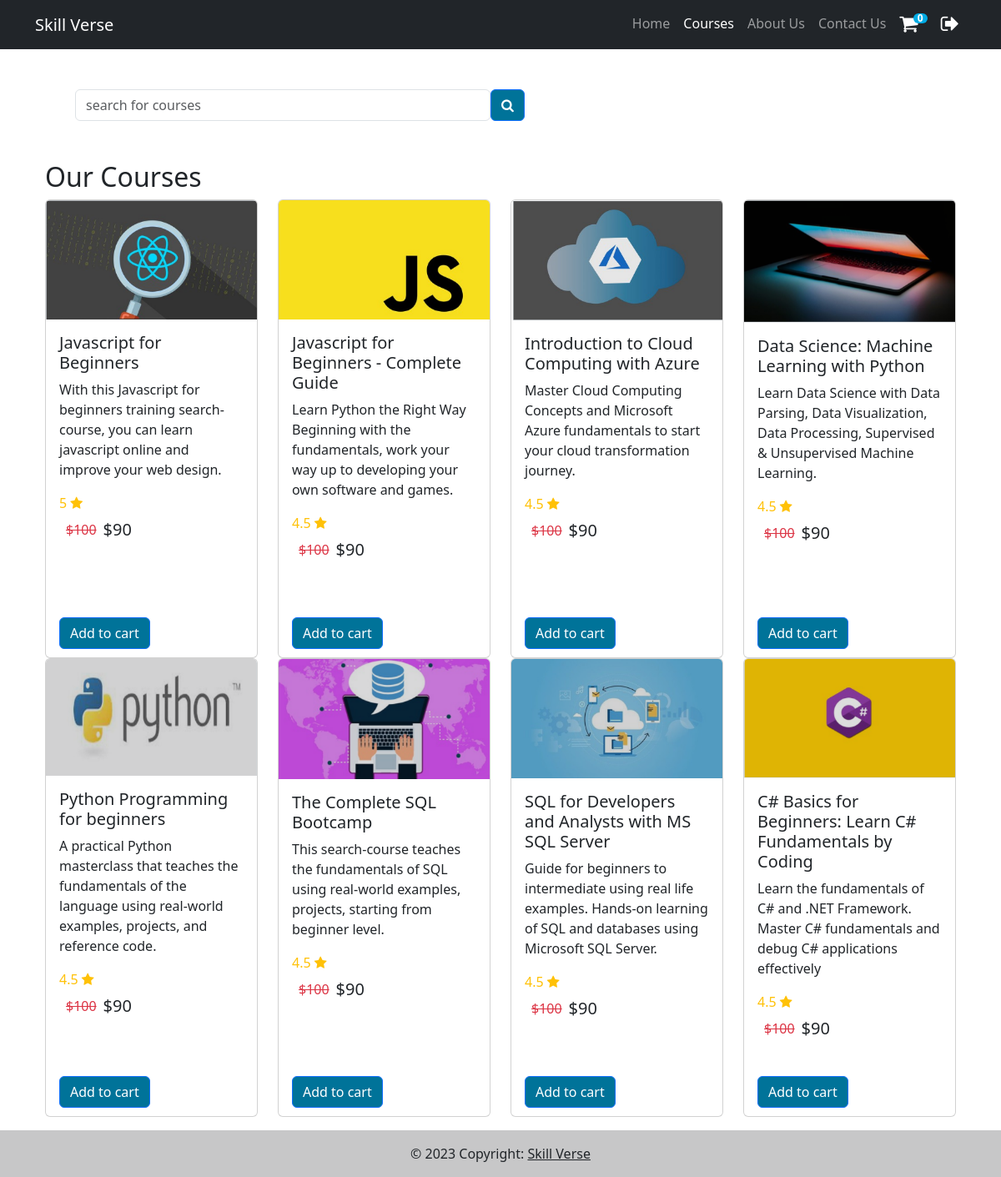
The page /courses (signed in) on the database its author committed.
### tables this page shows
CREATE TABLE courses (
    id TEXT, 
    image TEXT, 
    name TEXT, 
    description TEXT, 
    price TEXT, 
    discounted_price TEXT, 
    rating TEXT);

### app.py (the view)
@app.route("/courses", methods=["GET", "POST"])
@login_required
def courses():
    if request.method == "POST":
        conn = get_db_connection()
        searchtext = request.form.get("searchtext")
        if searchtext == "":
            courses = conn.execute('SELECT * FROM courses').fetchall()
            conn.close()
            return render_template('courses.html', courses=courses)
        else:
            filtered = conn.execute(f"SELECT * FROM courses where name LIKE '%{searchtext}%' or description like '%{searchtext}%'").fetchall()
            conn.close()
            return render_template('courses.html', courses=filtered, searchtext=searchtext)
    else:
        conn = get_db_connection()
        courses = conn.execute('SELECT * FROM courses').fetchall()
        conn.close()
        return render_template('courses.html', courses=courses)

### app.py (called while the page is built)
def get_db_connection():
    conn = sqlite3.connect('database.db')
    conn.row_factory = sqlite3.Row
    return conn

@login_manager.user_loader
def load_user(email_id):
    conn = get_db_connection()
    user = conn.execute(f"SELECT * FROM users WHERE email = '{email_id}'").fetchone()
    conn.close()
    if not user:
        return None
    return User(user['name'], user['email'], user['password'])

### templates/courses.html (shortened to what this page needs)
{% extends "layout.html" %}
{% set active_page = "courses" %}
{% block content %}
<section id="search-container" class="container mr-auto ms-auto pt-10">
    <div class="row input-group align-items-center py-5 px-5">
        <form method="post" action="{{ url_for('courses')}}" id="search_form">
            <div class="row form-outline g-0">
                <div class="col-6">
                    <input id="search-focus" value="{{searchtext}}"  name="searchtext" type="search" onsearch="onSearch()" placeholder="search for courses" class="form-control" />
                </div>
                <div class="col-6">
                    <button type="submit" class="btn btn-primary">
                        <i class="fa fa-search"></i>
                    </button>
                </div>
            </div>
        </form>
    </div>
    <div class="container">
        {% if searchtext %}
        <h2>Search results for "{{searchtext}}"</h2>
        {% else %}
        <h2>Our Courses</h2>
        {% endif %}
        <div id="course-section" class="row mb-3">
            {% for course in courses %}
            <div class="col-sm-12 col-lg-3 col-md-6 mb-4 mb-lg-0">
                <div class="card course-card">
                    <img src="{{course.image}}" class="card-img-top"
                        alt="{{course.name}}" />
                    <div class="card-body">
                        <h5 class="mb-2">{{course.name}}</h5>
                        <p>{{course.description}}</p>
                        <div class="d-flex mb-2">
                            <div class="mr-auto text-warning">
                                {{course.rating}}
                                <i class="fa fa-star"></i>
                            </div>
                        </div>
                        <div class="d-flex mb-3">
                            <p class="text-danger mx-2"><s>{{course.price}}</s></p>
                            <h5 class="text-dark mb-0">{{course.discounted_price}}</h5>
                        </div>
                        <button data-id={{course.id}} href="{{ url_for('cart') }}" class="btn btn-primary add-to-cart">Add to cart</button>
                    </div>
                </div>
            </div>
            {% endfor %}
        </div>
    </div>
</section>
{% endblock %}

### templates/layout.html (shortened to what this page needs)
{% set active_page = active_page|default('index') -%}
<!DOCTYPE html>
<html lang="en">
<head>
    <link href="https://cdn.jsdelivr.net/npm/bootstrap@5.3.0-alpha3/dist/css/bootstrap.min.css" rel="stylesheet"
>
    <link rel="stylesheet" href="https://cdnjs.cloudflare.com/ajax/libs/font-awesome/4.7.0/css/font-awesome.min.css">
    <link rel="stylesheet" href="{{ url_for('static', filename='css/style.css')}}">
</head>
    <body>
        <nav class="navbar navbar-expand-md bg-dark navbar-dark sticky-top" id="main-nav">
            <div class="container">
                <a href="{{ url_for('home') }}" class="navbar-brand">Skill Verse</a>
                <div class="collapse navbar-collapse" id="navbarCollapse">
                    <ul class="nav navbar-nav ms-auto mb-2 mb-lg-0">
                        <li class="nav-item">
                            <a href="{{ url_for('home') }}" {% if active_page == 'home' %} class="nav-link active" {% else %} class="nav-link" {% endif
                                %}>Home</a>
                        </li>
                        {% if current_user.is_authenticated %}
                        <li class="nav-item">
                            <a href="{{ url_for('courses') }}" {% if active_page == 'courses' %} class="nav-link active" {% else %} class="nav-link" {% endif
                                %}>Courses</a>
                        </li>
                        {% endif %}
                        <li class="nav-item">
                            <a href="{{ url_for('aboutus') }}" {% if active_page == 'aboutus' %} class="nav-link active" {% else %} class="nav-link" {% endif
                                %}>About Us</a>
                        </li>
                        <li class="nav-item">
                            <a href="{{ url_for('contact') }}" {% if active_page == 'contact' %} class="nav-link active" {% else %} class="nav-link" {% endif
                                %}>Contact Us</a>
                        </li>
                        {% if current_user.is_authenticated %}
                        <li id="cart-link" class="nav-item">
                            <a href="{{ url_for('cart') }}" class="nav-link cart px-2">
                                <i class="fa" style="font-size:24px; color: white;">&#xf07a;</i>
                                <span class='badge cart-badge cart-badge-count'>0</span>
                            </a>
                        </li>
                        <li id="logout-link" class="nav-item">
                            <a href="{{ url_for('logout') }}" class="nav-link cart px-2">
                                <i class="fa" style="font-size:24px; color: white;">&#xf08b;</i>
                            </a>
                        </li>
                        {% endif %}
                    </ul>
                </div>
            </div>
        </nav>
        <div class="body-content">
            {% block content %}
            {% endblock %}
        </div>
        <footer class="bg-light text-center text-lg-start">
            <div class="text-center p-3" style="background-color: rgba(0, 0, 0, 0.2);">
                © 2023 Copyright:
                <a class="text-dark" href="{{ url_for('home') }}">Skill Verse</a>
            </div>
        </footer>
    </body>
</html>

### static/css/style.css (style rules this page uses)
:root { --success-color: #2ecc71; --error-color: #e74c3c; --brand-color-1: #E9F1FA; --brand-color-2: #007399; --brand-color-3: #00ABE4; }
.btn-primary, .btn-primary:hover, .btn-primary:active, .btn-primary:visited { background-color: var(--brand-color-2) !important; }
.cart-badge { padding-left: 9px; padding-right: 9px; -webkit-border-radius: 9px; -moz-border-radius: 9px; border-radius: 9px; }
.cart-badge-count { font-size: 12px; background: var(--brand-color-3); color: #fff; padding: 0 5px; vertical-align: top; margin-left: -10px; }
#course-section { min-height: 100vh; }
.course-card { height: 550px; }
.add-to-cart { position: absolute; bottom: 10px; }

### rows shown on the page
courses: image (picture), name "Javascript for Beginners", description "With this Javascript for beginners training search-course, you can learn javascript online and improve your web design.", rating "5", price "$100", discounted_price "$90"
courses: image (picture), name "Javascript for Beginners - Complete Guide", description "Learn Python the Right Way Beginning with the fundamentals, work your way up to developing your own software and games.", rating "4.5", price "$100", discounted_price "$90"
courses: image (picture), name "Introduction to Cloud Computing with Azure", description "Master Cloud Computing Concepts and Microsoft Azure fundamentals to start your cloud transformation journey.", rating "4.5", price "$100", discounted_price "$90"
courses: image (picture), name "Data Science: Machine Learning with Python", description "Learn Data Science with Data Parsing, Data Visualization, Data Processing, Supervised & Unsupervised Machine Learning.", rating "4.5", price "$100", discounted_price "$90"
courses: image (picture), name "Python Programming for beginners", description "A practical Python masterclass that teaches the fundamentals of the language using real-world examples, projects, and reference code.", rating "4.5", price "$100", discounted_price "$90"
courses: image (picture), name "The Complete SQL Bootcamp", description "This search-course teaches the fundamentals of SQL using real-world examples, projects, starting from beginner level.", rating "4.5", price "$100", discounted_price "$90"
courses: image (picture), name "SQL for Developers and Analysts with MS SQL Server", description "Guide for beginners to intermediate using real life examples. Hands-on learning of SQL and databases using Microsoft SQL Server.", rating "4.5", price "$100", discounted_price "$90"
courses: image (picture), name "C# Basics for Beginners: Learn C# Fundamentals by Coding", description "Learn the fundamentals of C# and .NET Framework. Master C# fundamentals and debug C# applications effectively", rating "4.5", price "$100", discounted_price "$90"
